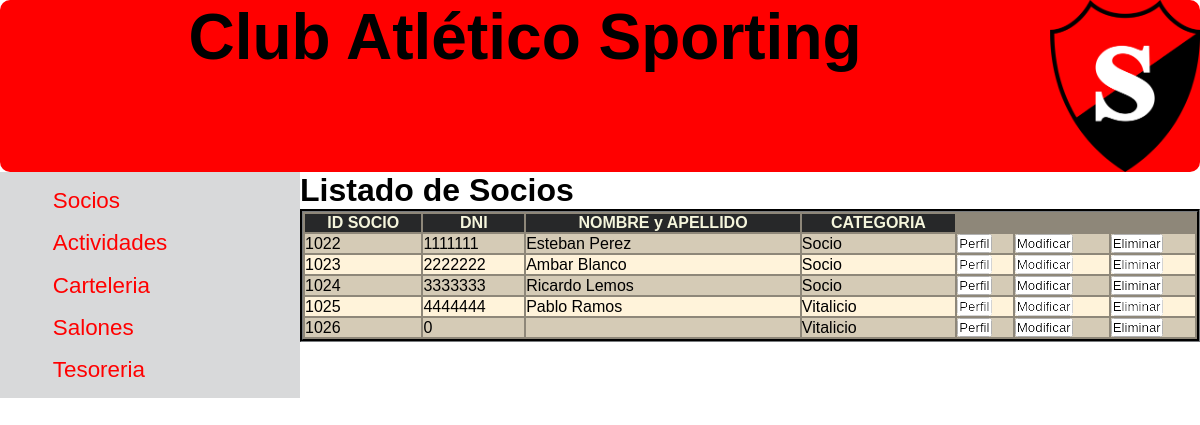
The app's page /socio/socio.php with its own data.
### tables this page shows
CREATE TABLE "socio" (
	"nSocio"	INTEGER NOT NULL UNIQUE,
	"fechaAlta"	INTEGER,
	"categoria"	BOL,
	"nombre"	TEXT,
	"apellido"	TEXT,
	"dni"	INTEGER NOT NULL UNIQUE,
	"calle"	TEXT,
	"numero"	INTEGER,
	"barrio"	TEXT,
	"dto"	BLOB,
	"ciudad"	INTEGER,
	"cp"	INTEGER,
	"provincia"	INTEGER,
	"pais"	INTEGER,
	"fechaNac"	INTEGER,
	"tel"	INTEGER,
	"email"	TEXT,
	"pago"	INTEGER,
	PRIMARY KEY("nSocio")
);

### socio/socio.php (the view, shortened to what this page needs)
  <?php include("../includes/head2.php") ?>
      <head>
        <link href="../css/socio.css?3" rel="stylesheet">
        <link rel="stylesheet" href="../css/socio.css">
      </head>
  <?php include("../includes/header2.php") ?>
<body>
  <nav>
    <ul >
      <li >
        <a  href="../socio/socio.php">Socios</a>
      </li>
      <li >
        <a href="#">Actividades</a>
      </li>
      <li >
        <a  href="#">Carteleria</a>
      </li>
      <li >
        <a  href="#">Salones</a>
      </li>
      <li >
        <a  href="#">Tesoreria</a>
      </li>
    </ul>
  </nav>
    <main class="main-socio">
      <h1>Listado de Socios </h1>
        <table>
                        <thead>
                          <tr>
                            <th>ID SOCIO</th>
                            <th>DNI</th>
                            <th>NOMBRE y APELLIDO</th>
                            <th>CATEGORIA</th>
                          </tr>
                        </thead>
                        <tbody>
          <?php
              $db = new SQLite3('../db/club.db');
              $query = "SELECT * FROM socio";
                    $resultado = $db->query($query);
              if ($resultado->numColumns() > 0) {
                  while ($row = $resultado->fetchArray(SQLITE3_ASSOC)) {
                      $nSocio=$row['nSocio'];
                      $dni = $row['dni'];
                      $nombre = $row['nombre'];
                      $apellido = $row['apellido'];
                      $nomYape = $nombre . ' ' . $apellido;
                      $categoria = $row['categoria'];
                      if ($categoria==1){
                        $textoCategoria='Administrador';
                      }elseif($categoria==2){
                        $textoCategoria='Socio';
                      }elseif($categoria==3){
                        $textoCategoria='Tesorero';
                      }
                      elseif($categoria==4){
                        $textoCategoria='Vitalicio';
                      }
                   ?>
                        <tr>
                            <td><?php echo $nSocio; ?></td>
                            <td><?php echo $dni; ?></td>
                            <td><?php echo $nomYape; ?></td>
                            <td><?php echo $textoCategoria; ?></td>
                                <td>
                                <form id=vista-socio method="POST"  action="./vista_socio/perfil_socio.php" target="popup" onsubmit="vista()">
                                    <button  type="submit" id="button-addon1" >Perfil</button>
                                </form>
                                </td>
                                <td>
                                <form id=modificar-socio method="POST" action="./funciones_menu/modificar_socio.php" target="popup" onsubmit="modifica()">
                                    <button  type="submit" id="button-addon1" >Modificar</button>
                                </form>
                                </td>
                                <td>
                                <form id=eliminar-socio method="POST" action="./funciones_menu/eliminar_socio.php" target="popup" onsubmit="elimina()">
                                    <button  type="submit" id="button-addon1">Eliminar</button>
                                </form>
                                </td>
                        </tr>
                  <?php
                  }
                  ?>
                        </tbody>
                      </table>
                  <?php
              } else {
                  echo 'No se encontraron registros.';
              }
              ?>
    </main>
</body>

### includes/head2.php (shortened to what this page needs)
<!DOCTYPE html>
<html lang="es-AR">
<head>
    <link href="../css/header.css?2" rel="stylesheet">
</head>

### includes/header2.php
<header>
    <h1>Club Atlético Sporting</h1>
    <img src="../img/escudo.png" alt="Imagen no encontrada">
</header>

### css/header.css (style rules this page uses)
:root { --fondo-rojo:red; --fondo-gris: rgb(179, 168, 189); }
body { display: flex; flex-wrap: wrap; }
header { flex: 1 1 90%; font-size: 200%; text-align: center; background-color: var(--fondo-rojo); border-radius: 10px; display: flex; flex-wrap: wrap; justify-content: space-around; }
header>h1 { flex: 1 1 60%; }
header>img { flex: 1 1 20%; max-width: 150px; }

### css/socio.css (style rules this page uses)
* { margin: 0; padding: 0; font-family:'Lucida Sans', 'Lucida Sans Regular', 'Lucida Grande', 'Lucida Sans Unicode', Geneva, Verdana, sans-serif; }
:root { --fondo-suave:rgb(142, 135, 121); --fondo-gris: rgb(179, 168, 189); --fondo-oscuro: rgb(99, 33, 33); --texto-claro: beige; --fondo-claro:#FFF6E0; --fondo-mas-oscuro:#D8D9DA; --fondo-oscuro:#272829; --texto-blanco:#fff8f3; --texto-llamativo: red; --header-height: calc(80px + 1vw); }
nav { flex: 1 1 25%; background-color: var(--fondo-mas-oscuro); height: auto; }
nav>ul { margin: 5%; }
nav>ul>li { margin: 5%; margin-top: 6%; background-color: none; border-radius: 10px; text-decoration: none; list-style: none; }
nav>ul>li>a { font-size: 1.4em; text-decoration: none; margin-left: 10%; color: var(--texto-llamativo); }
main { flex: 1 1 75%; display: flex; flex-direction: column; }
main>table { background-color: var(--fondo-suave); border-color: var(--fondo-oscuro); border-style:groove; }
main>table>thead>tr>th { align-items: center; background-color: var(--fondo-oscuro); color: var(--texto-claro); font-size: 1em; margin: 0 15%; }
main>table>tbody>tr:nth-of-type(2n-1) { filter: brightness(1.5); background-color: var(--fondo-suave); }
main>table>tbody>tr:nth-of-type(2n) { filter: brightness(1.8); background-color: var(--fondo-suave); }

### records on screen
socio: nSocio "1022", dni "1111111", nomYape "Esteban Perez", categoria "Socio"
socio: nSocio "1023", dni "2222222", nomYape "Ambar Blanco", categoria "Socio"
socio: nSocio "1024", dni "3333333", nomYape "Ricardo Lemos", categoria "Socio"
socio: nSocio "1025", dni "4444444", nomYape "Pablo Ramos", categoria "Vitalicio"
socio: nSocio "1026", dni "0"
